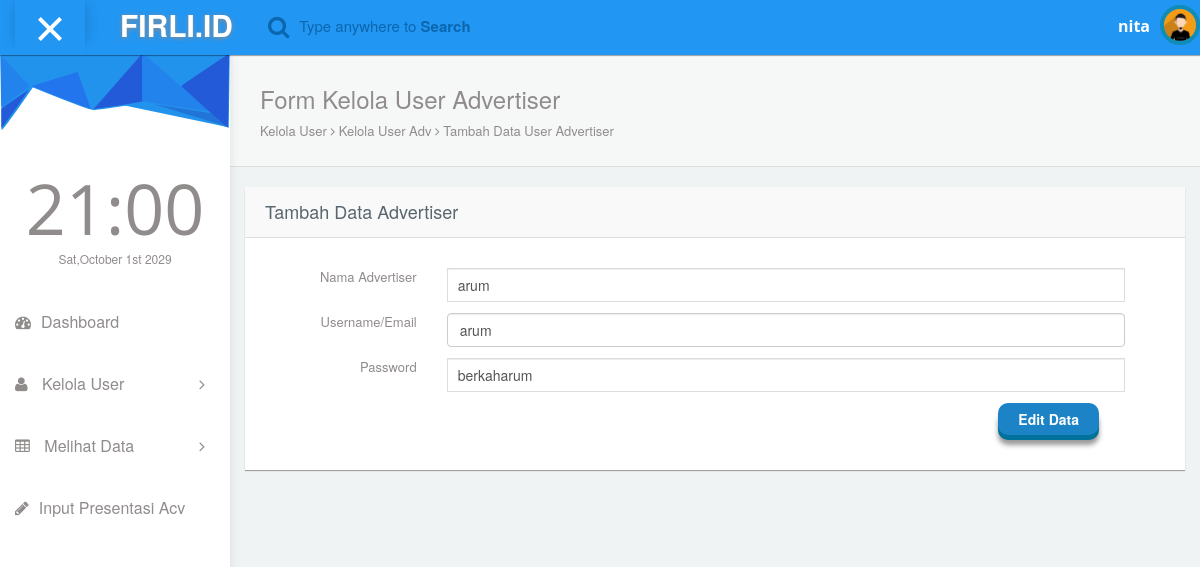
The app's page /Owner/form_kelola_user_adv.php?edit=usradv_arum (signed in) with its own data.
### tables this page shows
CREATE TABLE `ds_account_adv` (
  `id_account_adv` varchar(200) NOT NULL,
  `username` varchar(200) NOT NULL,
  `nama_adv` varchar(200) NOT NULL,
  `password_adv` varchar(200) NOT NULL
);

### Owner/form_kelola_user_adv.php (the view, shortened to what this page needs)
<?php
	include("../Modul Database/koneksi.php");
	$edit="";
	if(isset($_GET['edit'])){
		$edit = $_GET['edit'];
	}
?>
<!DOCTYPE html>
<html lang="en">
<head>
  <link rel="stylesheet" type="text/css" href="asset/css/bootstrap.min.css">
  <link rel="stylesheet" type="text/css" href="asset/css/plugins/font-awesome.min.css"/>
  <link rel="stylesheet" type="text/css" href="asset/css/plugins/datatables.bootstrap.min.css"/>
  <link rel="stylesheet" type="text/css" href="asset/css/plugins/animate.min.css"/>
  <link href="asset/css/style.css" rel="stylesheet">
</head>
<body id="mimin" class="dashboard">
        <nav class="navbar navbar-default header navbar-fixed-top">
          <div class="col-md-12 nav-wrapper">
            <div class="navbar-header" style="width:100%;">
              <div class="opener-left-menu is-open">
                <span class="bottom"></span>
              </div>
                <a href="index_own.php" class="navbar-brand">
                 <b>FIRLI.ID</b>
                </a>
              <ul class="nav navbar-nav search-nav">
                <li>
                   <div class="search">
                    <span class="fa fa-search icon-search" style="font-size:23px;"></span>
                    <div class="form-group form-animate-text">
                      <input type="text" class="form-text" required>
                      <label class="label-search">Type anywhere to <b>Search</b> </label>
                    </div>
                  </div>
                </li>
              </ul>
              <ul class="nav navbar-nav navbar-right user-nav">
                <li class="user-name"><span><?php
								if(isset($_SESSION["username"])){
									echo explode("_",$_SESSION["username"])[0];
								}
							?></span></li>
                  <li class="dropdown avatar-dropdown">
                   <img src="asset/img/avatar.jpg" class="img-circle avatar" alt="user name" data-toggle="dropdown" aria-haspopup="true" aria-expanded="true"/>
                </li>
              </ul>
            </div>
          </div>
        </nav>
      <div class="container-fluid mimin-wrapper">
            <div id="left-menu">
              <div class="sub-left-menu scroll">
                <ul class="nav nav-list">
                    <li><div class="left-bg"></div></li>
                    <li class="time">
                      <h1 class="animated fadeInLeft">21:00</h1>
                      <p class="animated fadeInRight">Sat,October 1st 2029</p>
                    </li>
                    <li >
                        <a href="index_own.php">
                           <span class="fa fa-dashboard"></span>Dashboard
                        </a>
                    </li>
                    <li ><a class="tree-toggle nav-header"><span class="fa fa-user"></span> Kelola User<span class="fa-angle-right fa right-arrow text-right"></span> </a>
                    </li>
                    <li ><a class="tree-toggle nav-header"><span class="fa fa-table"></span> Melihat Data<span class="fa-angle-right fa right-arrow text-right"></span> </a>
                    </li>
                    <li >
                        <a href="input_target.php">
                           <span class="fa fa-pencil"></span>Input Presentasi Acv
                        </a>
                    </li>
                  </ul>
                </div>
            </div>
            <div id="content">
                <div class="panel box-shadow-none content-header">
                  <div class="panel-body">
                    <div class="col-md-12">
                        <h3 class="animated fadeInLeft">Form Kelola User Advertiser</h3>
                        <p class="animated fadeInDown">
                          Kelola User <span class="fa-angle-right fa"></span> Kelola User Adv <span class="fa-angle-right fa"></span> Tambah Data User Advertiser
                        </p>
                    </div>
                  </div>
                </div>
                <div class="form-element">
                  <div class="col-md-12 padding-0">
                    <div class="col-md-12">
                      <div class="panel form-element-padding">
                        <div class="panel-heading">
                         <h4>Tambah Data Advertiser</h4>
                        </div>
                         <div class="panel-body" style="padding-bottom:20px;">
                          <div class="col-md-12">
							<?php
								$query = mysqli_query($conn,"SELECT * FROM ds_account_adv where id_account_adv='$edit'");
								$data = mysqli_fetch_array($query);
							?>
						    <form method="POST">
								<div class="form-group"><label class="col-sm-2 control-label text-right">Nama Advertiser</label>
								  <div class="col-sm-10"><input required value="<?php echo "$data[nama_adv]"; ?>" name="nama" type="text" class="form-control" placeholder="Nama Adv"></div>
								</div>
								<div class="form-group"><label class="col-sm-2 control-label text-right">Username/Email</label>
								  <div class="col-sm-10">
								  <input onkeypress="return event.keyCode != 32;" required value="<?php echo "$data[username]"; ?>"  name="username" type="email" class="form-control" placeholder="Email">
								</div>
								</div>
								<div class="form-group"><label class="col-sm-2 control-label text-right">Password</label>
								  <div class="col-sm-10"><input onkeypress="return event.keyCode != 32;" required value="<?php echo "$data[password_adv]"; ?>" name="password" type="text" class="form-control" placeholder="Password"></div>
								</div>
								<div class="panel-body">
									<div class="col-sm-10"></div>
									<input name="addUser" type="Submit" class=" btn btn-3d btn-primary" value="<?php echo ($edit =="" ? "Tambah Data" : "Edit Data") ; ?>"/>
								</div>
							</form>
                          </div>
                        </div>
                      </div>
                    </div>
                  </div>
                </div>
      </div>
</body>
</html>

### records on screen
ds_account_adv: nama "arum", username "arum", password "berkaharum"

### other values on screen
explode("_",$_SESSION["username"])[0] "nita"
